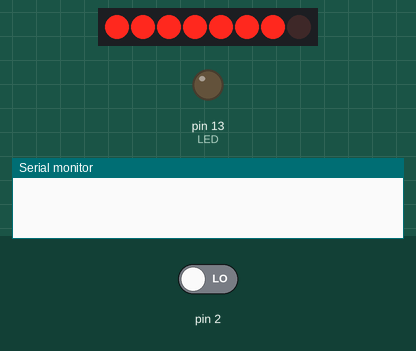
A sketch run on a simulated Arduino Uno, built with avr-gcc and run on an emulated ATmega328P. Parts: 8 shift-register outputs drawn as a row of LEDs (first output left, lit = HIGH), output pins drawn as LEDs (lit = HIGH), the last lines printed to the serial monitor. Wiring (inferred from the names in the program): shift register (74HC595): data pin 4; shift clock pin 3; latch pin 7. Wiring (inferred from the signals the program sends): row of LEDs: on Q0, Q1, Q2, Q3, Q4, Q5, Q6, Q7. The inputs (shaded band) are chosen by the test bench; at power-on: pin 2 LOW. Pins used as bus, display or sensor lines are not drawn.

Above: at 0.72 s.
At 3.22 s:
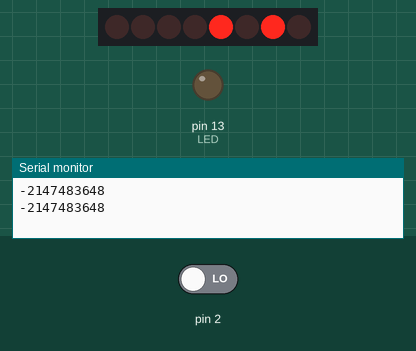
At 4.22 s:
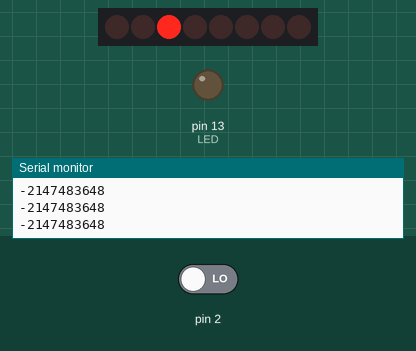
At 7.22 s:
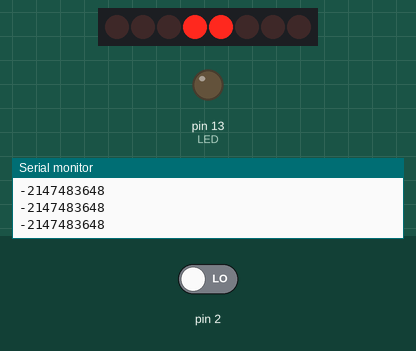
At 20.24 s:
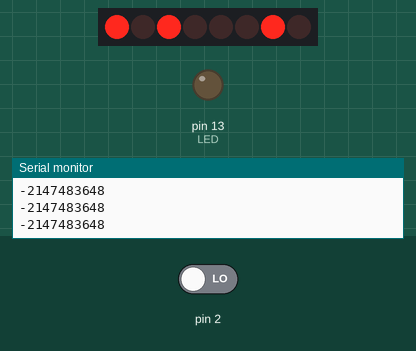
At 27.24 s:
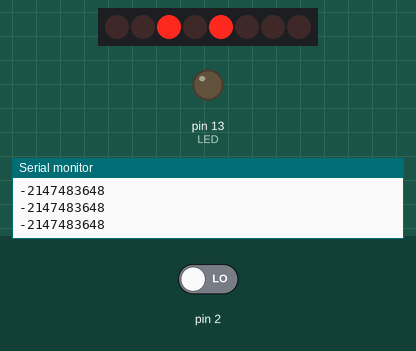
Timing chart, 0 to 39.8 s (numbered marks = the images above):
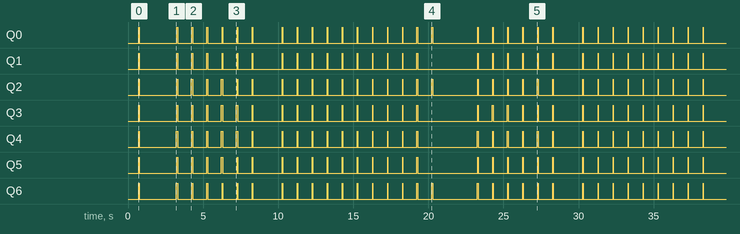

The sketch:

Frequency_Reader.ino
```cpp
#include <LiquidCrystal.h>

#define PIN_SCE   7 // SCE - Chip select, pin 3 on LCD.
#define PIN_RESET 6 // RST - Reset, pin 4 on LCD.
#define PIN_DC    5 // DC - Data/Command, pin 5 on LCD.
#define PIN_SDIN  4 // DN(MOSI) - Serial data, pin 6 on LCD.
#define PIN_SCLK  3 // SCLK - Serial clock, pin 7 on LCD.

#define LCD_C     LOW
#define LCD_D     HIGH

#define LCD_X     84
#define LCD_Y     48

unsigned const int AVARRSIZE = 10, LED = 13;

long cycles[AVARRSIZE];
int cyclesCount = 0, counter = 1;
long average = 0;

unsigned long pulseTimerInit, pulseTimerDiff, updateTimerInit, updateTimerDiff;


char lcdCharArr[73] = "Welcome to the frequency detector!";

static const byte ASCII[][5] =
{
 {0x00, 0x00, 0x00, 0x00, 0x00} // 20
,{0x00, 0x00, 0x5f, 0x00, 0x00} // 21 !
,{0x00, 0x07, 0x00, 0x07, 0x00} // 22 "
,{0x14, 0x7f, 0x14, 0x7f, 0x14} // 23 #
,{0x24, 0x2a, 0x7f, 0x2a, 0x12} // 24 $
,{0x23, 0x13, 0x08, 0x64, 0x62} // 25 %
,{0x36, 0x49, 0x55, 0x22, 0x50} // 26 &
,{0x00, 0x05, 0x03, 0x00, 0x00} // 27 '
,{0x00, 0x1c, 0x22, 0x41, 0x00} // 28 (
,{0x00, 0x41, 0x22, 0x1c, 0x00} // 29 )
,{0x14, 0x08, 0x3e, 0x08, 0x14} // 2a *
,{0x08, 0x08, 0x3e, 0x08, 0x08} // 2b +
,{0x00, 0x50, 0x30, 0x00, 0x00} // 2c ,
,{0x08, 0x08, 0x08, 0x08, 0x08} // 2d -
,{0x00, 0x60, 0x60, 0x00, 0x00} // 2e .
,{0x20, 0x10, 0x08, 0x04, 0x02} // 2f /
,{0x3e, 0x51, 0x49, 0x45, 0x3e} // 30 0
,{0x00, 0x42, 0x7f, 0x40, 0x00} // 31 1
,{0x42, 0x61, 0x51, 0x49, 0x46} // 32 2
,{0x21, 0x41, 0x45, 0x4b, 0x31} // 33 3
,{0x18, 0x14, 0x12, 0x7f, 0x10} // 34 4
,{0x27, 0x45, 0x45, 0x45, 0x39} // 35 5
,{0x3c, 0x4a, 0x49, 0x49, 0x30} // 36 6
,{0x01, 0x71, 0x09, 0x05, 0x03} // 37 7
,{0x36, 0x49, 0x49, 0x49, 0x36} // 38 8
,{0x06, 0x49, 0x49, 0x29, 0x1e} // 39 9
,{0x00, 0x36, 0x36, 0x00, 0x00} // 3a :
,{0x00, 0x56, 0x36, 0x00, 0x00} // 3b ;
,{0x08, 0x14, 0x22, 0x41, 0x00} // 3c <
,{0x14, 0x14, 0x14, 0x14, 0x14} // 3d =
,{0x00, 0x41, 0x22, 0x14, 0x08} // 3e >
,{0x02, 0x01, 0x51, 0x09, 0x06} // 3f ?
,{0x32, 0x49, 0x79, 0x41, 0x3e} // 40 @
,{0x7e, 0x11, 0x11, 0x11, 0x7e} // 41 A
,{0x7f, 0x49, 0x49, 0x49, 0x36} // 42 B
,{0x3e, 0x41, 0x41, 0x41, 0x22} // 43 C
,{0x7f, 0x41, 0x41, 0x22, 0x1c} // 44 D
,{0x7f, 0x49, 0x49, 0x49, 0x41} // 45 E
,{0x7f, 0x09, 0x09, 0x09, 0x01} // 46 F
,{0x3e, 0x41, 0x49, 0x49, 0x7a} // 47 G
,{0x7f, 0x08, 0x08, 0x08, 0x7f} // 48 H
,{0x00, 0x41, 0x7f, 0x41, 0x00} // 49 I
,{0x20, 0x40, 0x41, 0x3f, 0x01} // 4a J
,{0x7f, 0x08, 0x14, 0x22, 0x41} // 4b K
,{0x7f, 0x40, 0x40, 0x40, 0x40} // 4c L
,{0x7f, 0x02, 0x0c, 0x02, 0x7f} // 4d M
,{0x7f, 0x04, 0x08, 0x10, 0x7f} // 4e N
,{0x3e, 0x41, 0x41, 0x41, 0x3e} // 4f O
,{0x7f, 0x09, 0x09, 0x09, 0x06} // 50 P
,{0x3e, 0x41, 0x51, 0x21, 0x5e} // 51 Q
,{0x7f, 0x09, 0x19, 0x29, 0x46} // 52 R
,{0x46, 0x49, 0x49, 0x49, 0x31} // 53 S
,{0x01, 0x01, 0x7f, 0x01, 0x01} // 54 T
,{0x3f, 0x40, 0x40, 0x40, 0x3f} // 55 U
,{0x1f, 0x20, 0x40, 0x20, 0x1f} // 56 V
,{0x3f, 0x40, 0x38, 0x40, 0x3f} // 57 W
,{0x63, 0x14, 0x08, 0x14, 0x63} // 58 X
,{0x07, 0x08, 0x70, 0x08, 0x07} // 59 Y
,{0x61, 0x51, 0x49, 0x45, 0x43} // 5a Z
,{0x00, 0x7f, 0x41, 0x41, 0x00} // 5b [
,{0x02, 0x04, 0x08, 0x10, 0x20} // 5c ¥
,{0x00, 0x41, 0x41, 0x7f, 0x00} // 5d ]
,{0x04, 0x02, 0x01, 0x02, 0x04} // 5e ^
,{0x40, 0x40, 0x40, 0x40, 0x40} // 5f _
,{0x00, 0x01, 0x02, 0x04, 0x00} // 60 `
,{0x20, 0x54, 0x54, 0x54, 0x78} // 61 a
,{0x7f, 0x48, 0x44, 0x44, 0x38} // 62 b
,{0x38, 0x44, 0x44, 0x44, 0x20} // 63 c
,{0x38, 0x44, 0x44, 0x48, 0x7f} // 64 d
,{0x38, 0x54, 0x54, 0x54, 0x18} // 65 e
,{0x08, 0x7e, 0x09, 0x01, 0x02} // 66 f
,{0x0c, 0x52, 0x52, 0x52, 0x3e} // 67 g
,{0x7f, 0x08, 0x04, 0x04, 0x78} // 68 h
,{0x00, 0x44, 0x7d, 0x40, 0x00} // 69 i
,{0x20, 0x40, 0x44, 0x3d, 0x00} // 6a j
,{0x7f, 0x10, 0x28, 0x44, 0x00} // 6b k
,{0x00, 0x41, 0x7f, 0x40, 0x00} // 6c l
,{0x7c, 0x04, 0x18, 0x04, 0x78} // 6d m
,{0x7c, 0x08, 0x04, 0x04, 0x78} // 6e n
,{0x38, 0x44, 0x44, 0x44, 0x38} // 6f o
,{0x7c, 0x14, 0x14, 0x14, 0x08} // 70 p
,{0x08, 0x14, 0x14, 0x18, 0x7c} // 71 q
,{0x7c, 0x08, 0x04, 0x04, 0x08} // 72 r
,{0x48, 0x54, 0x54, 0x54, 0x20} // 73 s
,{0x04, 0x3f, 0x44, 0x40, 0x20} // 74 t
,{0x3c, 0x40, 0x40, 0x20, 0x7c} // 75 u
,{0x1c, 0x20, 0x40, 0x20, 0x1c} // 76 v
,{0x3c, 0x40, 0x30, 0x40, 0x3c} // 77 w
,{0x44, 0x28, 0x10, 0x28, 0x44} // 78 x
,{0x0c, 0x50, 0x50, 0x50, 0x3c} // 79 y
,{0x44, 0x64, 0x54, 0x4c, 0x44} // 7a z
,{0x00, 0x08, 0x36, 0x41, 0x00} // 7b {
,{0x00, 0x00, 0x7f, 0x00, 0x00} // 7c |
,{0x00, 0x41, 0x36, 0x08, 0x00} // 7d }
,{0x10, 0x08, 0x08, 0x10, 0x08} // 7e ←
,{0x78, 0x46, 0x41, 0x46, 0x78} // 7f →
};


void setup(){
  pinMode(LED, OUTPUT);
  updateTimerInit = millis();

  attachInterrupt(0, _HighPulse, RISING); // 0 = pin 2

  Serial.begin(9600);
  delay(500);

  LcdInitialise();
  LcdClear();
  delay(100);
  LcdPrint(lcdCharArr);
  delay(1500);
}

void loop(){
   updateTimerDiff = millis() - updateTimerInit;

   if (updateTimerDiff > 1000){
      _GetAverageFreq();
      if (average > 6000){
        digitalWrite(LED, HIGH);
      }
      else{
        digitalWrite(LED, LOW);
      }
      Serial.println(average);
      updateTimerInit = millis();
      sprintf(lcdCharArr,"Frequency   %iHz",average);
      LcdPrint(lcdCharArr);
        //sprintf(disp_velocity_string, "%d.%2d ft/sec",velocity_int,velocity_decimal);
  //LcdString(disp_velocity_string);
   }
}

void _HighPulse(){
   unsigned long currentTimer;

   if (counter >= 6){
     currentTimer = micros();
     counter = 1;
     pulseTimerDiff = currentTimer - pulseTimerInit;

     pulseTimerInit = currentTimer;

     cycles[cyclesCount] = pulseTimerDiff;

     cyclesCount++;

     if (cyclesCount > (AVARRSIZE-1)){
        cyclesCount = 0;
     }
   }
   else{
    counter++;
   }
}

int _GetAverageFreq(){
   double tempFreq = 0, aveTime, aveFreq;
   long sumTimes = 0;
   int i = 0;

   for (i = 0; i < AVARRSIZE; i++){
      sumTimes = (long)sumTimes + (long)cycles[i];
   }

   aveTime = double((long)sumTimes / (long)AVARRSIZE);
   aveTime = double(double(aveTime)/double(6.0));
   average = long(float(1000000.0) / float(aveTime));
}


//LCD CODE
//LCD CODE
//LCD CODE
//LCD CODE
//LCD CODE


void LcdPrint(char *characters){
  int i = 0, stillChars = 1;

  for (i = 0; i < 72; i++){
    if (stillChars){
      if (*characters == '\0'){
        stillChars = 0;
        lcdCharArr[i] = 32;
      }
      else{
        lcdCharArr[i] = *characters++;
      }
    }
    else{
      lcdCharArr[i] = 32;
    }

  }
  lcdCharArr[i] = '\0';

  LcdString(lcdCharArr);
}


//Work in progress
char * LcdFixSpaces(char *characters){
  int lastSpace = 0, totalCount = 0, charCount;

  while (*characters && totalCount < 73)
  {
    if (*characters == 32){

    }
    totalCount++;
    charCount++;
  }
}


void LcdCharacter(char character)
{
  LcdWrite(LCD_D, 0x00);
  for (int index = 0; index < 5; index++)
  {
    LcdWrite(LCD_D, ASCII[character - 0x20][index]);
  }
  LcdWrite(LCD_D, 0x00);
}

void LcdClear(void)
{
  for (int index = 0; index < LCD_X * LCD_Y / 8; index++)
  {
    LcdWrite(LCD_D, 0x00);
  }
}

void LcdInitialise(void)
{
  pinMode(PIN_SCE, OUTPUT);
  pinMode(PIN_RESET, OUTPUT);
  pinMode(PIN_DC, OUTPUT);
  pinMode(PIN_SDIN, OUTPUT);
  pinMode(PIN_SCLK, OUTPUT);
  digitalWrite(PIN_RESET, LOW);
  digitalWrite(PIN_RESET, HIGH);
  LcdWrite(LCD_C, 0x21 );  // LCD Extended Commands.
  LcdWrite(LCD_C, 0xB6 );  // Set LCD Vop (Contrast).
  LcdWrite(LCD_C, 0x04 );  // Set Temp coefficent. //0x04
  LcdWrite(LCD_C, 0x14 );  // LCD bias mode 1:48. //0x13
  LcdWrite(LCD_C, 0x20 );  // LCD Basic Commands
  LcdWrite(LCD_C, 0x0C );  // LCD in normal mode.

}

void LcdString(char *characters)
{
  while (*characters)
  {
    LcdCharacter(*characters++);
  }
}

void LcdWrite(byte dc, byte data)
{
  digitalWrite(PIN_DC, dc);
  digitalWrite(PIN_SCE, LOW);
  shiftOut(PIN_SDIN, PIN_SCLK, MSBFIRST, data);
  digitalWrite(PIN_SCE, HIGH);
}
```
